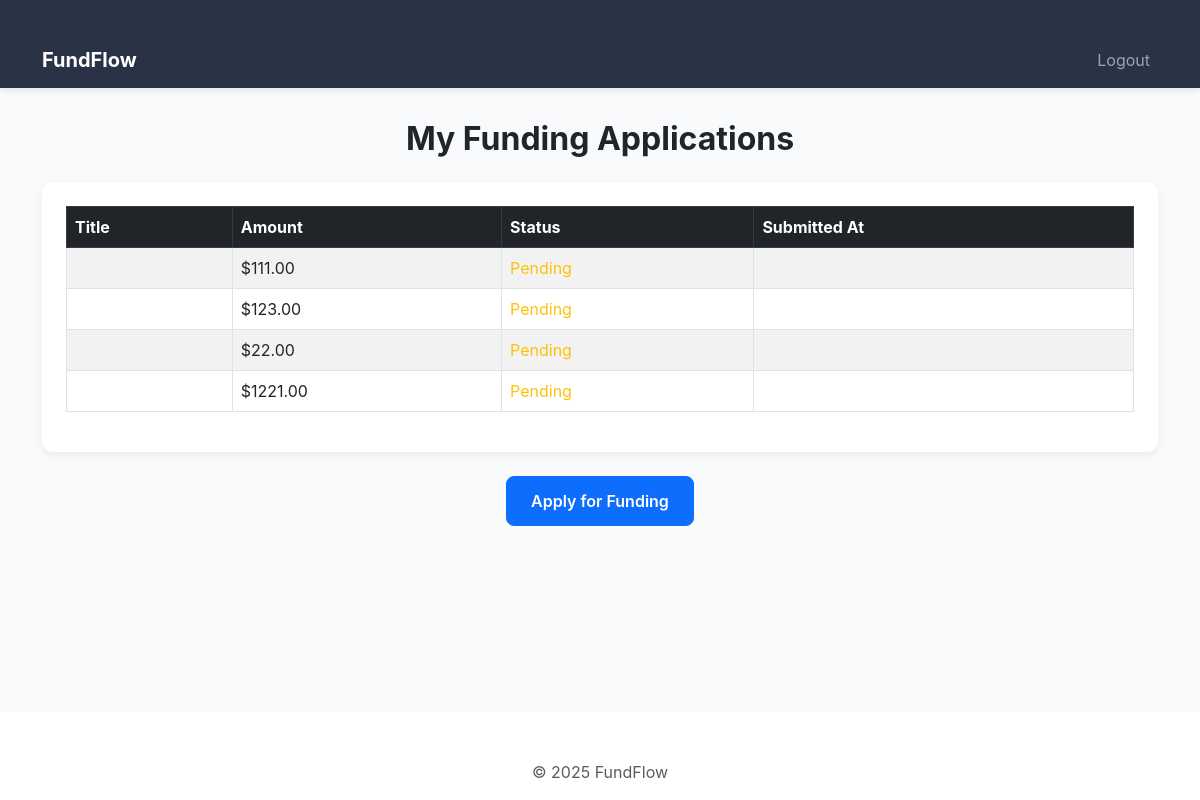
Page /funding/view_applications/ (signed in) on the committed database.
### funding/models.py (models this page shows, shortened)
class FundingApplication(models.Model):
    STATUS_CHOICES = [
        ('pending', 'Pending'),
        ('approved', 'Approved'),
        ('rejected', 'Rejected'),
    ]
    user = models.ForeignKey(User, on_delete=models.CASCADE)
    amount = models.DecimalField(max_digits=10, decimal_places=2)
    purpose = models.TextField()
    supporting_documents = models.FileField(upload_to="documents/", blank=True, null=True)
    status = models.CharField(max_length=10, choices=STATUS_CHOICES, default='pending')
    created_at = models.DateTimeField(auto_now_add=True)

### funding/views.py (the view)
# urls.py: path('view_applications/', view_applications, name='view_applications'),
@login_required
def view_applications(request):
    applications = FundingApplication.objects.filter(user=request.user)
    return render(request, 'funding/view_applications.html', {'applications': applications})

### funding/templates/funding/view_applications.html (shortened to what this page needs)
<!DOCTYPE html>
<html lang="en">
<head>
    <link href="https://cdn.jsdelivr.net/npm/bootstrap@5.3.0/dist/css/bootstrap.min.css" rel="stylesheet">
</head>
<body>
    <nav class="navbar navbar-expand-lg navbar-dark">
        <div class="container">
            <a class="navbar-brand fw-bold" href="#">FundFlow</a>
            <div class="navbar-nav ms-auto">
                <a class="nav-link" href="{% url 'logout' %}">Logout</a>
            </div>
        </div>
    </nav>
    <div class="container">
        <h2 class="text-center fw-bold mb-4">My Funding Applications</h2>
        {% if applications %}
            <div class="table-container">
                <div class="table-responsive">
                    <table class="table table-striped table-hover table-bordered">
                        <thead class="table-dark">
                            <tr>
                                <th>Title</th>
                                <th>Amount</th>
                                <th>Status</th>
                                <th>Submitted At</th>
                            </tr>
                        </thead>
                        <tbody>
                            {% for application in applications %}
                            <tr>
                                <td>{{ application.title }}</td>
                                <td>${{ application.amount }}</td>
                                <td>
                                    {% if application.status == "approved" %}
                                        <span class="text-success">=Approved</span>
                                    {% elif application.status == "rejected" %}
                                        <span class="text-danger">Rejected</span>
                                    {% else %}
                                        <span class="text-warning">Pending</span>
                                    {% endif %}
                                </td>
                                <td>{{ application.submitted_at }}</td>
                            </tr>
                            {% endfor %}
                        </tbody>
                    </table>
                </div>
            </div>
        {% else %}
            <p class="text-center text-muted">You have not submitted any applications yet.</p>
        {% endif %}
        <div class="text-center mt-4">
            <a href="{% url 'apply_funding' %}" class="btn btn-primary">Apply for Funding</a>
        </div>
    </div>
    <footer class="bg-white py-3 mt-auto">
        <div class="container text-center text-muted">
            <p class="mb-0">&copy; 2025 FundFlow</p>
        </div>
    </footer>
</body>
</html>

### funding/templates/funding/view_applications.html (style rules this page uses)
body { background: #f8fafc; font-family: 'Inter', system-ui, sans-serif; min-height: 100vh; display: flex; flex-direction: column; }
.navbar { background: rgba(30, 41, 59, 0.95); box-shadow: 0 2px 8px rgba(0,0,0,0.1); }
.container { padding-top: 2rem; }
.table-container { background: white; padding: 1.5rem; border-radius: 12px; box-shadow: 0 4px 10px rgba(0,0,0,0.06); }
.btn-primary { padding: 0.75rem 1.5rem; border-radius: 8px; font-weight: 600; transition: transform 0.2s ease, background 0.3s; }

### rows in the picture
FundingApplication: amount "111.00", status "Pending"
FundingApplication: amount "123.00", status "Pending"
FundingApplication: amount "22.00", status "Pending"
FundingApplication: amount "1221.00", status "Pending"
